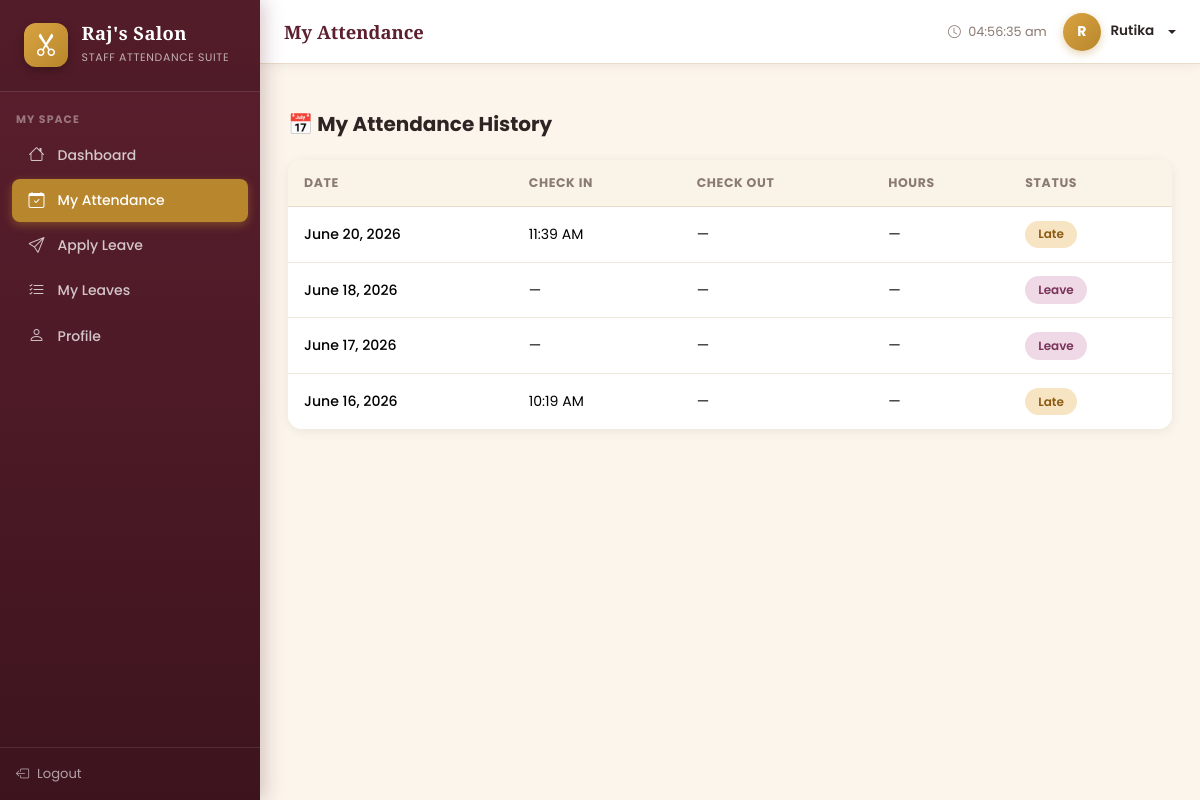
Screenshot of /attendance/ (signed in) with the database file from the repository.
### attendance/models.py (models this page shows, shortened)
class Attendance(models.Model):
    STATUS_CHOICES = [
        ('Present', 'Present'),
        ('Absent', 'Absent'),
        ('Late', 'Late'),
        ('Half Day', 'Half Day'),
        ('Leave', 'Leave'),
    ]
    employee    = models.ForeignKey(Employee, on_delete=models.CASCADE, related_name='attendances')
    date        = models.DateField(default=timezone.now)
    check_in    = models.TimeField(null=True, blank=True)
    check_out   = models.TimeField(null=True, blank=True)
    total_hours = models.DecimalField(max_digits=5, decimal_places=2, default=0)
    status      = models.CharField(max_length=10, choices=STATUS_CHOICES, default='Absent')
    notes       = models.TextField(blank=True)
    class Meta:
        unique_together = ['employee', 'date']
        ordering = ['-date']

### attendance/views.py (the view, shortened to what this page needs)
# urls.py: path('attendance/',          views.attendance_list, name='attendance_list'),
@login_required
def attendance_list(request):
    if not is_admin(request.user):
        try:
            employee  = request.user.employee
            queryset  = Attendance.objects.filter(employee=employee).order_by('-date')
            paginator = Paginator(queryset, 15)
            records   = paginator.get_page(request.GET.get('page'))
            return render(request, 'attendance/my_attendance.html', {'records': records, 'employee': employee})
        except Employee.DoesNotExist:
            return redirect('dashboard')

### attendance/views.py (called while the page is built)
def is_admin(user):
    return user.is_staff or user.is_superuser

### attendance/templates/attendance/my_attendance.html (shortened to what this page needs)
{% extends 'base.html' %}
{% block page_title %}My Attendance{% endblock %}
{% block content %}
<h5 class="fw-bold mb-4">📅 My Attendance History</h5>
<div class="table-card card">
  <div class="card-body p-0">
    <table class="table table-hover mb-0">
      <thead><tr><th>Date</th><th>Check In</th><th>Check Out</th><th>Hours</th><th>Status</th></tr></thead>
      <tbody>
        {% for att in records %}
        <tr>
          <td style="font-weight:500;font-size:.88rem">{{ att.date }}</td>
          <td>{{ att.check_in|time:"h:i A"|default:"—" }}</td>
          <td>{{ att.check_out|time:"h:i A"|default:"—" }}</td>
          <td>{{ att.total_hours|default:"—" }}</td>
          <td><span class="status-badge badge-{{ att.status|lower|cut:' ' }}">{{ att.status }}</span></td>
        </tr>
        {% empty %}
        <tr><td colspan="5" class="text-center text-muted py-5">No attendance records yet.</td></tr>
        {% endfor %}
      </tbody>
    </table>
  </div>
</div>
{% endblock %}

### templates/base.html (shortened to what this page needs)
<!DOCTYPE html>
<html lang="en">
<head>
<link href="https://cdn.jsdelivr.net/npm/bootstrap@5.3.2/dist/css/bootstrap.min.css" rel="stylesheet"/>
<link href="https://cdn.jsdelivr.net/npm/bootstrap-icons@1.11.3/font/bootstrap-icons.css" rel="stylesheet"/>
</head>
<body>
<div class="sidebar" id="sidebar">
  <div class="sidebar-brand">
    <span class="logo"><i class="bi bi-scissors"></i></span>
    <div class="brand-text">
      <h6>Raj's Salon</h6>
      <small>Staff Attendance Suite</small>
    </div>
  </div>
  {% if user.is_authenticated %}
  {% if user.is_staff or user.is_superuser %}
  <div class="sidebar-section mt-2">Main</div>
  <ul class="sidebar-nav">
    <li><a href="{% url 'dashboard' %}" class="{% if request.resolver_match.url_name == 'dashboard' %}active{% endif %}"><i class="bi bi-speedometer2"></i> Dashboard</a></li>
    <li><a href="{% url 'employee_list' %}" class="{% if 'employee' in request.resolver_match.url_name %}active{% endif %}"><i class="bi bi-people"></i> Employees</a></li>
    <li><a href="{% url 'attendance_list' %}" class="{% if 'attendance' in request.resolver_match.url_name %}active{% endif %}"><i class="bi bi-calendar-check"></i> Attendance</a></li>
  </ul>
  <div class="sidebar-section mt-2">Management</div>
  <ul class="sidebar-nav">
    <li><a href="{% url 'leave_list' %}" class="{% if 'leave' in request.resolver_match.url_name %}active{% endif %}"><i class="bi bi-calendar-x"></i> Leave Requests</a></li>
    <li><a href="{% url 'reports' %}" class="{% if request.resolver_match.url_name == 'reports' %}active{% endif %}"><i class="bi bi-bar-chart"></i> Reports</a></li>
    <li><a href="{% url 'holiday_list' %}" class="{% if 'holiday' in request.resolver_match.url_name %}active{% endif %}"><i class="bi bi-sun"></i> Holidays</a></li>
  </ul>
  <div class="sidebar-section mt-2">System</div>
  <ul class="sidebar-nav">
    <li><a href="/admin/" target="_blank"><i class="bi bi-gear"></i> Admin Panel</a></li>
  </ul>
  {% else %}
  <div class="sidebar-section mt-2">My Space</div>
  <ul class="sidebar-nav">
    <li><a href="{% url 'dashboard' %}" class="{% if request.resolver_match.url_name == 'dashboard' %}active{% endif %}"><i class="bi bi-house"></i> Dashboard</a></li>
    <li><a href="{% url 'attendance_list' %}" class="{% if 'attendance' in request.resolver_match.url_name %}active{% endif %}"><i class="bi bi-calendar-check"></i> My Attendance</a></li>
    <li><a href="{% url 'leave_apply' %}" class="{% if request.resolver_match.url_name == 'leave_apply' %}active{% endif %}"><i class="bi bi-send"></i> Apply Leave</a></li>
    <li><a href="{% url 'my_leaves' %}" class="{% if request.resolver_match.url_name == 'my_leaves' %}active{% endif %}"><i class="bi bi-list-check"></i> My Leaves</a></li>
    <li><a href="{% url 'profile' %}" class="{% if request.resolver_match.url_name == 'profile' %}active{% endif %}"><i class="bi bi-person"></i> Profile</a></li>
  </ul>
  {% endif %}
  <div class="sidebar-footer">
    <a href="{% url 'logout' %}"><i class="bi bi-box-arrow-left"></i> Logout</a>
  </div>
  {% endif %}
</div>
{% if user.is_authenticated %}
<div class="topbar">
  <div class="topbar-left">
    <span class="topbar-title">{% block page_title %}Dashboard{% endblock %}</span>
  </div>
  <div class="topbar-right">
    <span style="font-size:.8rem;color:#8A7A72">
      <i class="bi bi-clock me-1"></i>
      <span id="live-time"></span>
    </span>
    <div class="dropdown">
      <div class="topbar-user dropdown-toggle" data-bs-toggle="dropdown">
        <div class="topbar-avatar">{{ user.username|first|upper }}</div>
        <span style="font-size:.85rem;font-weight:600">{{ user.get_full_name|default:user.username }}</span>
      </div>
    </div>
  </div>
</div>
{% endif %}
<div class="{% if user.is_authenticated %}main-wrap{% else %}container-fluid{% endif %}">
  {% block content %}{% endblock %}
</div>
</body>
</html>

### templates/base.html (style rules this page uses)
:root { --primary: #5C1F2E; --primary-l: #7A2C40; --primary-dark: #3D141E; --secondary: #B8862C; --secondary-l: #D9A441; --success: #3F7D52; --danger: #A23B3B; --warning: #D9A441; --bg: #FBF5EC; --surface: #FFFFFF; --text: #2E2424; --muted: #8A7A72; --sidebar-w: 260px; --topbar-h: 64px; --font-display: 'Playfair Display', serif; --font-body: 'Poppins', sans-serif; }
* { box-sizing:border-box; }
body { font-family:var(--font-body); background:var(--bg); color:var(--text); margin:0; }
h1,h2,h3,h4,h5,h6 { font-family:var(--font-body); }
.sidebar { width:var(--sidebar-w); height:100vh; position:fixed; top:0; left:0; background:linear-gradient(180deg,var(--primary) 0%,var(--primary-dark) 100%); overflow-y:auto; z-index:200; display:flex; flex-direction:column; box-shadow:4px 0 18px rgba(92,31,46,.25); }
.sidebar-brand { padding:1.4rem 1.5rem; border-bottom:1px solid rgba(255,255,255,.12); display:flex; align-items:center; gap:.85rem; background:rgba(0,0,0,.1); }
.sidebar-brand .logo { font-size:1.5rem; width:44px; height:44px; flex-shrink:0; background:linear-gradient(135deg,var(--secondary-l),var(--secondary)); border-radius:12px; display:flex; align-items:center; justify-content:center; color:#fff; box-shadow:0 4px 10px rgba(0,0,0,.25); }
.sidebar-brand .brand-text { color:#fff; }
.sidebar-brand .brand-text h6 { font-family:var(--font-display); font-weight:700; font-size:1.15rem; margin:0; letter-spacing:.02em; }
.sidebar-brand .brand-text small { color:rgba(255,255,255,.65); font-size:.68rem; letter-spacing:.06em; text-transform:uppercase; }
.sidebar-section { padding:.75rem 1rem .35rem; color:rgba(255,255,255,.4); font-size:.68rem; font-weight:700; text-transform:uppercase; letter-spacing:.1em; }
.sidebar-nav { list-style:none; padding:0 .75rem; margin:0; }
.sidebar-nav li { margin-bottom:2px; }
.sidebar-nav a { display:flex; align-items:center; gap:.7rem; padding:.6rem .9rem; border-radius:8px; color:rgba(255,255,255,.75); text-decoration:none; font-size:.875rem; font-weight:500; transition:all .2s; }
.sidebar-nav a.active { background:var(--secondary); color:#fff; box-shadow:0 3px 10px rgba(184,134,44,.45); }
.sidebar-nav a i { font-size:1rem; width:20px; text-align:center; }
.sidebar-footer { margin-top:auto; padding:1rem; border-top:1px solid rgba(255,255,255,.1); }
.sidebar-footer a { color:rgba(255,255,255,.6); font-size:.82rem; text-decoration:none; display:flex; align-items:center; gap:.5rem; }
.topbar { height:var(--topbar-h); position:fixed; top:0; left:var(--sidebar-w); right:0; background:var(--surface); border-bottom:1px solid #E8DCC8; z-index:100; display:flex; align-items:center; justify-content:space-between; padding:0 1.5rem; box-shadow:0 2px 10px rgba(92,31,46,.06); }
.topbar-left { display:flex; align-items:center; gap:1rem; }
.topbar-title { font-family:var(--font-display); font-weight:700; font-size:1.15rem; color:var(--primary); }
.topbar-right { display:flex; align-items:center; gap:1rem; }
.topbar-user { display:flex; align-items:center; gap:.6rem; cursor:pointer; }
.topbar-avatar { width:38px; height:38px; border-radius:50%; background:linear-gradient(135deg,var(--secondary-l),var(--secondary)); color:#fff; display:flex; align-items:center; justify-content:center; font-weight:700; font-size:.88rem; box-shadow:0 3px 8px rgba(184,134,44,.35); }
.main-wrap { margin-left:var(--sidebar-w); margin-top:var(--topbar-h); padding:1.75rem; min-height:calc(100vh - var(--topbar-h)); }
.table-card { border:none; border-radius:14px; box-shadow:0 2px 12px rgba(0,0,0,.07); overflow:hidden; }
.table-card .table { margin:0; }
.table-card .table th { background:#FAF3E7; font-size:.78rem; font-weight:700; text-transform:uppercase; letter-spacing:.05em; color:#8A7A72; border-bottom:1px solid #E8DCC8; padding:.85rem 1rem; }
.table-card .table td { padding:.85rem 1rem; vertical-align:middle; font-size:.88rem; border-bottom:1px solid #F1E7DA; }
.table-card .table tr:last-child td { border-bottom:none; }
.badge-late { background:#F7E4C2; color:#8C5A12; }
.badge-leave { background:#EFD9E6; color:#7A3458; }
.status-badge { padding:.3rem .8rem; border-radius:20px; font-size:.75rem; font-weight:600; display:inline-block; }
a { color:var(--secondary); }

### rows the page displays
Attendance: date "June 20, 2026", check_in "11:39 AM", check_out "—", total_hours "—", status "Late"
Attendance: date "June 18, 2026", check_in "—", check_out "—", total_hours "—", status "Leave"
Attendance: date "June 17, 2026", check_in "—", check_out "—", total_hours "—", status "Leave"
Attendance: date "June 16, 2026", check_in "10:19 AM", check_out "—", total_hours "—", status "Late"

### other values shown
{{ user.username|first|upper }} "R"
{{ user.get_full_name|default:user.username }} "Rutika"
